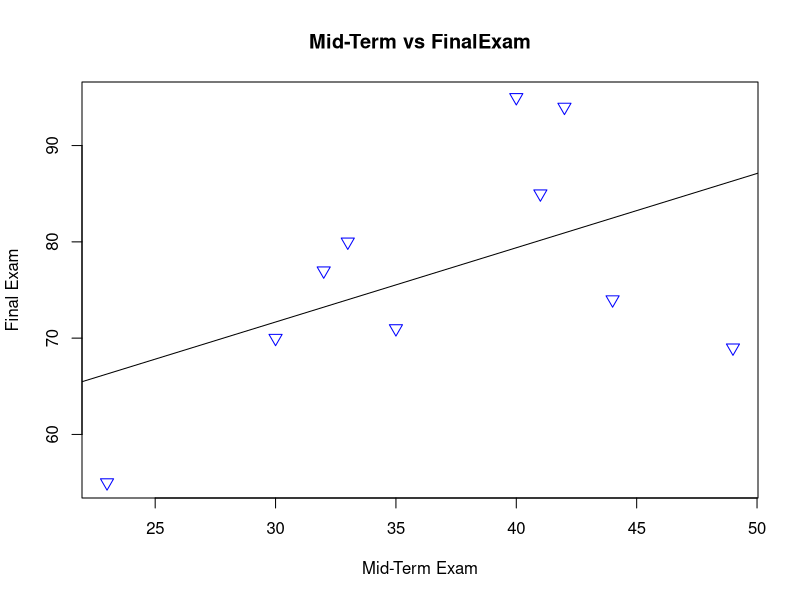
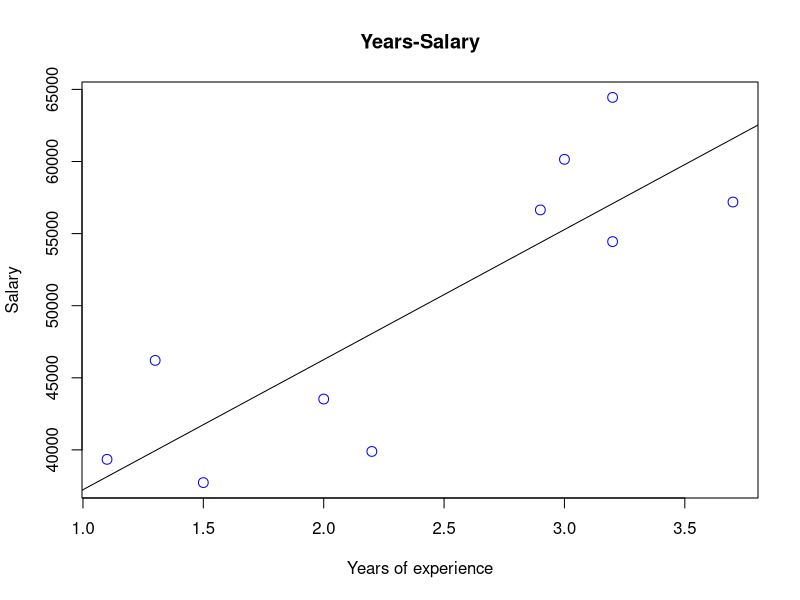

Generate these figures, in order, with R: (Note: this script raises an error after producing the figures.)
#Question-1
MidtermExam = c(40, 30, 33, 35, 44, 49, 23, 41, 42, 32)
finalExam = c(95, 70, 80, 71, 74, 69, 55, 85, 94, 77)


relation = lm(finalExam~MidtermExam)
relation

a = data.frame(MidtermExam=48)
b = predict(relation,a)
b


plot(MidtermExam,finalExam,col="blue",main="Mid-Term vs FinalExam",abline(lm(finalExam~MidtermExam)),cex=1.3,pch=25,xlab="Mid-Term Exam",ylab="Final Exam")



#Question-2
Years_Exp = c(1.1, 1.3, 1.5, 2.0, 2.2, 2.9, 3.0, 3.2, 3.2, 3.7)
Salary = c(39343.00, 46205.00, 37731.00, 43525.00,39891.00, 56642.00, 60150.00, 54445.00,64445.00, 57189.00)

relationa = lm(Salary~Years_Exp)
relationa

aa = data.frame(Years_Exp=c(3.5,4.5))
ba = predict(relationa,aa)
ba

plot(Years_Exp,Salary,col="blue",main="Years-Salary",abline(lm(Salary~Years_Exp)),cex=1.3,pch=21,xlab="Years of experience",ylab="Salary")



#Question-3
raj = head(df$mpg,10)
neel = head(df$hp,10)

relationaa = lm(raj~neel)
relationaa

aaa = data.frame(neel=94)
baa = predict(relationaa,aaa)
baa

plot(neel,raj,main="HP-MPG",cex=1.3,pch=21,xlab="HP",ylab="MPG",abline(lm(raj~neel)),col="red")